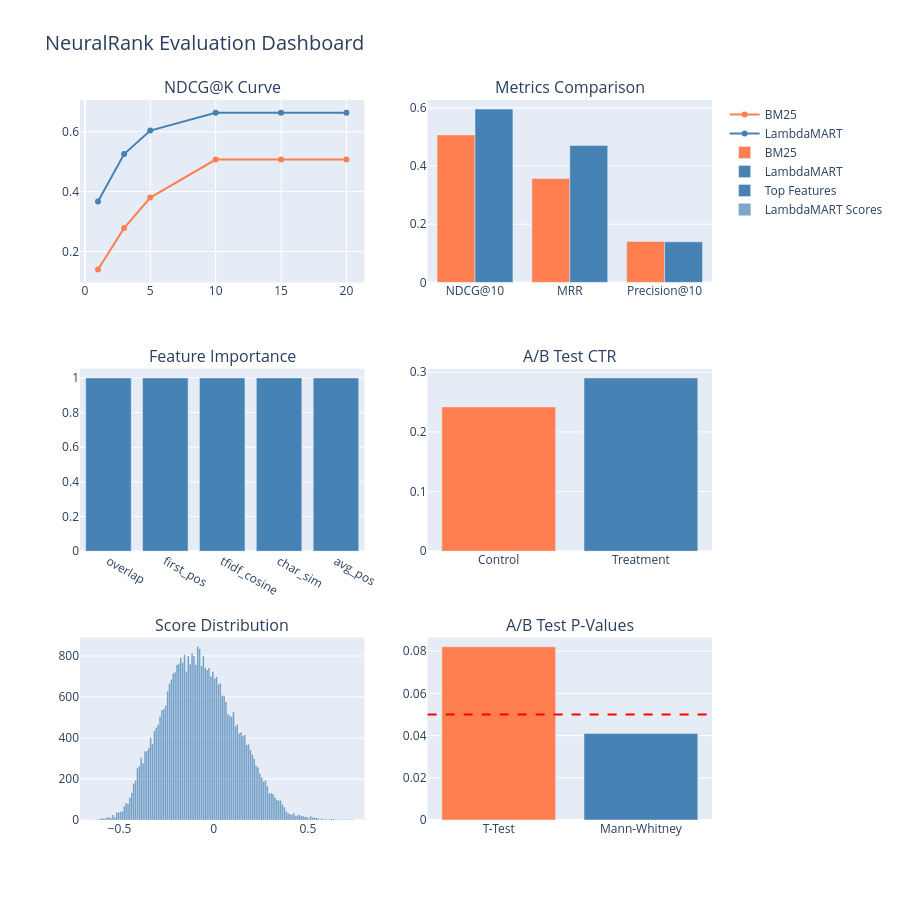

Notebook source saved alongside this figure:
### Code cell
# Build Full Interactive Dashboard
fig = make_subplots(
    rows=3, cols=2,
    subplot_titles=("NDCG@K Curve", "Metrics Comparison",
                   "Feature Importance", "A/B Test CTR",
                   "Score Distribution", "A/B Test P-Values"),
    vertical_spacing=0.12
)

# NDCG@K Curve
fig.add_trace(go.Scatter(x=k_values, y=bm25_ndcg, name='BM25', line=dict(color='coral')), row=1, col=1)
fig.add_trace(go.Scatter(x=k_values, y=lm_ndcg, name='LambdaMART', line=dict(color='steelblue')), row=1, col=1)

# Metrics Comparison
metrics = ['NDCG@10', 'MRR', 'Precision@10']
bm25_vals = [baseline['ndcg@10'], baseline['mrr'], baseline['precision@10']]
lm_vals = [lm_results['ndcg@10'], lm_results['mrr'], lm_results['precision@10']]
fig.add_trace(go.Bar(x=metrics, y=bm25_vals, name='BM25', marker_color='coral'), row=1, col=2)
fig.add_trace(go.Bar(x=metrics, y=lm_vals, name='LambdaMART', marker_color='steelblue'), row=1, col=2)

# Feature Importance (top 10)
top10 = shap_summary['top_features']
fig.add_trace(go.Bar(x=top10, y=[1]*5, name='Top Features', marker_color='steelblue'), row=2, col=1)

# A/B Test CTR
fig.add_trace(go.Bar(x=['Control', 'Treatment'], 
                     y=[ab_report['control_ctr'], ab_report['treatment_ctr']],
                     marker_color=['coral', 'steelblue'], showlegend=False), row=2, col=2)

# Score Distribution
fig.add_trace(go.Histogram(x=preds, name='LambdaMART Scores', marker_color='steelblue', opacity=0.7), row=3, col=1)

# P-Values
fig.add_trace(go.Bar(x=['T-Test', 'Mann-Whitney'], 
                     y=[ab_report['t_test_pvalue'], ab_report['mannwhitney_pvalue']],
                     marker_color=['coral', 'steelblue'], showlegend=False), row=3, col=2)
fig.add_hline(y=0.05, line_dash='dash', line_color='red', row=3, col=2)

fig.update_layout(height=900, title_text="NeuralRank Evaluation Dashboard", 
                  title_font_size=20, showlegend=True)
fig.write_html("./data/evaluation_dashboard.html")
fig.show()
print("Dashboard saved!")

### Figure 1 — Plotly figure (JSON) as saved in the notebook; plotly's stock layout.template omitted (floating-point values rounded to 4 significant figures; data arrays with more than 128 entries replaced by an {"elided": "..."} marker saying what was removed)
{"data": [{"line": {"color": "coral"}, "name": "BM25", "type": "scatter", "x": [1, 3, 5, 10, 15, 20], "xaxis": "x", "y": [0.1396, 0.2779, 0.3797, 0.5069, 0.5069, 0.5069], "yaxis": "y"}, {"line": {"color": "steelblue"}, "name": "LambdaMART", "type": "scatter", "x": [1, 3, 5, 10, 15, 20], "xaxis": "x", "y": [0.3669, 0.5251, 0.6039, 0.6629, 0.6629, 0.6629], "yaxis": "y"}, {"marker": {"color": "coral"}, "name": "BM25", "type": "bar", "x": ["NDCG@10", "MRR", "Precision@10"], "xaxis": "x2", "y": [0.5069, 0.3573, 0.1406], "yaxis": "y2"}, {"marker": {"color": "steelblue"}, "name": "LambdaMART", "type": "bar", "x": ["NDCG@10", "MRR", "Precision@10"], "xaxis": "x2", "y": [0.5956, 0.4703, 0.1394], "yaxis": "y2"}, {"marker": {"color": "steelblue"}, "name": "Top Features", "type": "bar", "x": ["overlap", "first_pos", "tfidf_cosine", "char_sim", "avg_pos"], "xaxis": "x3", "y": [1, 1, 1, 1, 1], "yaxis": "y3"}, {"marker": {"color": ["coral", "steelblue"]}, "showlegend": false, "type": "bar", "x": ["Control", "Treatment"], "xaxis": "x4", "y": [0.2419, 0.2905], "yaxis": "y4"}, {"marker": {"color": "steelblue"}, "name": "LambdaMART Scores", "opacity": 0.7, "type": "histogram", "x": {"elided": "39962 float values"}, "xaxis": "x5", "yaxis": "y5"}, {"marker": {"color": ["coral", "steelblue"]}, "showlegend": false, "type": "bar", "x": ["T-Test", "Mann-Whitney"], "xaxis": "x6", "y": [0.0821, 0.041], "yaxis": "y6"}], "layout": {"annotations": [{"font": {"size": 16}, "showarrow": false, "text": "NDCG@K Curve", "x": 0.225, "xanchor": "center", "xref": "paper", "y": 1, "yanchor": "bottom", "yref": "paper"}, {"font": {"size": 16}, "showarrow": false, "text": "Metrics Comparison", "x": 0.775, "xanchor": "center", "xref": "paper", "y": 1, "yanchor": "bottom", "yref": "paper"}, {"font": {"size": 16}, "showarrow": false, "text": "Feature Importance", "x": 0.225, "xanchor": "center", "xref": "paper", "y": 0.6267, "yanchor": "bottom", "yref": "paper"}, {"font": {"size": 16}, "showarrow": false, "text": "A/B Test CTR", "x": 0.775, "xanchor": "center", "xref": "paper", "y": 0.6267, "yanchor": "bottom", "yref": "paper"}, {"font": {"size": 16}, "showarrow": false, "text": "Score Distribution", "x": 0.225, "xanchor": "center", "xref": "paper", "y": 0.2533, "yanchor": "bottom", "yref": "paper"}, {"font": {"size": 16}, "showarrow": false, "text": "A/B Test P-Values", "x": 0.775, "xanchor": "center", "xref": "paper", "y": 0.2533, "yanchor": "bottom", "yref": "paper"}], "height": 900, "shapes": [{"line": {"color": "red", "dash": "dash"}, "type": "line", "x0": 0, "x1": 1, "xref": "x6 domain", "y0": 0.05, "y1": 0.05, "yref": "y6"}], "showlegend": true, "title": {"font": {"size": 20}, "text": "NeuralRank Evaluation Dashboard"}, "xaxis": {"anchor": "y", "domain": [0, 0.45]}, "xaxis2": {"anchor": "y2", "domain": [0.55, 1]}, "xaxis3": {"anchor": "y3", "domain": [0, 0.45]}, "xaxis4": {"anchor": "y4", "domain": [0.55, 1]}, "xaxis5": {"anchor": "y5", "domain": [0, 0.45]}, "xaxis6": {"anchor": "y6", "domain": [0.55, 1]}, "yaxis": {"anchor": "x", "domain": [0.7467, 1]}, "yaxis2": {"anchor": "x2", "domain": [0.7467, 1]}, "yaxis3": {"anchor": "x3", "domain": [0.3733, 0.6267]}, "yaxis4": {"anchor": "x4", "domain": [0.3733, 0.6267]}, "yaxis5": {"anchor": "x5", "domain": [0, 0.2533]}, "yaxis6": {"anchor": "x6", "domain": [0, 0.2533]}}}
